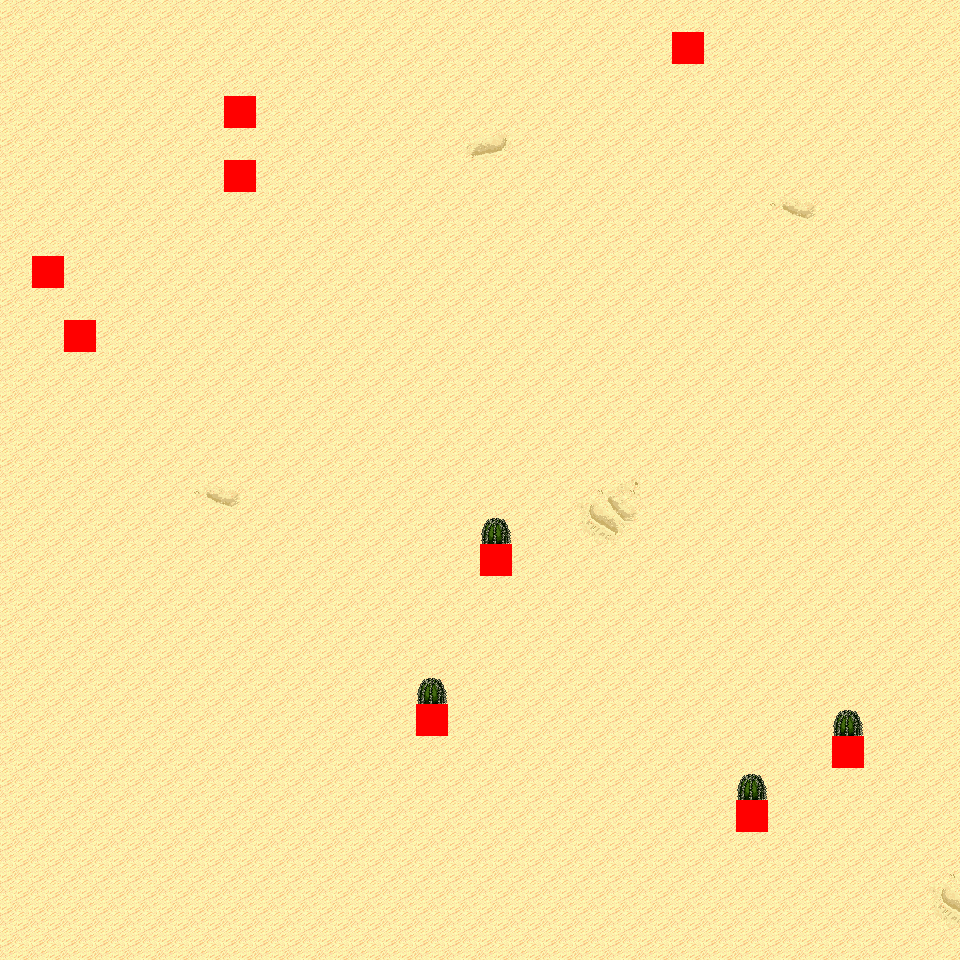

Below is a game level as drawn by its tile map, then a one-line description and the .tmx that defines it (tile-layer data replaced by summaries):
An orthogonal 30x30 tile map with 32x32 px tiles, 6 tile layers (Ground, Object, Object2, Above, ...), 11 tilesets and 4 objects (4x mapExit).

<map version="1.0" orientation="orthogonal" renderorder="right-down" width="30" height="30" tilewidth="32" tileheight="32" nextobjectid="5">
  <tileset firstgid="1" name="tileset_logic_collision" tilewidth="32" tileheight="32" tilecount="1" columns="1">
    <image source="../drawable/tileset_logic_collision.png" width="32" height="32" />
  </tileset>
  <tileset firstgid="2" name="tileset_ground_ground" tilewidth="32" tileheight="32" tilecount="33" columns="3">
    <image source="../drawable/tileset_ground_ground.png" width="96" height="352" />
  </tileset>
  <tileset firstgid="35" name="tileset_ground_ridge_earth_pale" tilewidth="32" tileheight="32" tilecount="96" columns="12">
    <image source="../drawable/tileset_ground_ridge_earth_pale.png" width="384" height="256" />
  </tileset>
  <tileset firstgid="131" name="tileset_ground_ridge_earth_dark" tilewidth="32" tileheight="32" tilecount="96" columns="12">
    <image source="../drawable/tileset_ground_ridge_earth_dark.png" width="384" height="256" />
  </tileset>
  <tileset firstgid="227" name="tileset_terrain_desert" tilewidth="32" tileheight="32" tilecount="88" columns="8">
    <image source="../drawable/tileset_terrain_desert.png" width="256" height="352" />
  </tileset>
  <tileset firstgid="315" name="tileset_ground_sand_2" tilewidth="32" tileheight="32" tilecount="15" columns="5">
    <image source="../drawable/tileset_ground_sand_2.png" width="160" height="96" />
  </tileset>
  <tileset firstgid="330" name="tileset_plant_cactus_2" tilewidth="32" tileheight="32" tilecount="10" columns="5">
    <image source="../drawable/tileset_plant_cactus_2.png" width="160" height="64" />
  </tileset>
  <tileset firstgid="340" name="tileset_plant_cactus" tilewidth="32" tileheight="32" tilecount="2" columns="1">
    <image source="../drawable/tileset_plant_cactus.png" width="32" height="64" />
  </tileset>
  <tileset firstgid="342" name="tileset_plant_tree_evergreen" tilewidth="32" tileheight="32" tilecount="36" columns="3">
    <image source="../drawable/tileset_plant_tree_evergreen.png" width="96" height="384" />
  </tileset>
  <tileset firstgid="378" name="tileset_ground_rock_pebbles" tilewidth="32" tileheight="32" tilecount="3" columns="1">
    <image source="../drawable/tileset_ground_rock_pebbles.png" width="32" height="96" />
  </tileset>
  <tileset firstgid="381" name="tileset_plant_star_shaped_plants" tilewidth="32" tileheight="32" tilecount="6" columns="2">
    <image source="../drawable/tileset_plant_star_shaped_plants.png" width="64" height="96" />
  </tileset>
  <layer name="Ground" width="30" height="30">
    <data>[900 cells, 900 non-empty, 10 distinct tile ids]</data>
  </layer>
  <layer name="Object" width="30" height="30">
    <data>[900 cells, 8 non-empty, 2 distinct tile ids]</data>
  </layer>
  <layer name="Object2" width="30" height="30">
    <data>[900 cells, 0 non-empty, 0 distinct tile ids]</data>
  </layer>
  <layer name="Above" width="30" height="30">
    <data>[900 cells, 4 non-empty, 1 distinct tile ids]</data>
  </layer>
  <layer name="Above2" width="30" height="30">
    <data>[900 cells, 0 non-empty, 0 distinct tile ids]</data>
  </layer>
  <layer name="Walkable" width="30" height="30">
    <data>[900 cells, 9 non-empty, 1 distinct tile ids]</data>
  </layer>
  <objectgroup name="MapEvents">
    <object id="1" name="north" type="mapExit" x="0" y="0" width="960" height="32">
      <properties>
        <property name="map" value="level_0_x20_y95" />
        <property name="x" value="0" />
        <property name="y" value="28" />
      </properties>
    </object>
    <object id="2" name="south" type="mapExit" x="0" y="928" width="960" height="32">
      <properties>
        <property name="map" value="level_0_x20_y97" />
        <property name="x" value="0" />
        <property name="y" value="1" />
      </properties>
    </object>
    <object id="3" name="west" type="mapExit" x="0" y="0" width="32" height="960">
      <properties>
        <property name="map" value="level_0_x19_y96" />
        <property name="x" value="28" />
        <property name="y" value="0" />
      </properties>
    </object>
    <object id="4" name="east" type="mapExit" x="928" y="0" width="32" height="960">
      <properties>
        <property name="map" value="level_0_x21_y96" />
        <property name="x" value="1" />
        <property name="y" value="0" />
      </properties>
    </object>
  </objectgroup>
</map>
